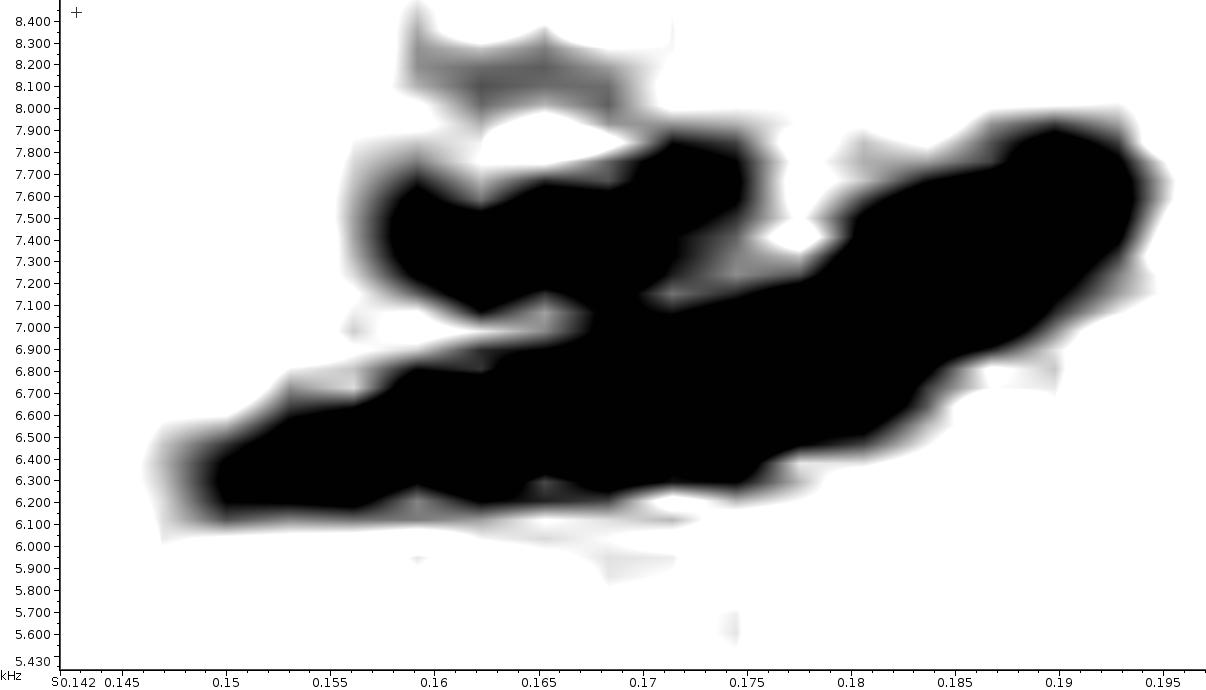
#> input picture samples/MYWA_HY-F_2460-82556.jpg, 1206 x 690 px, given in place of sel.09.ch07.081108.161338.79.png, which was not available
$ python noise_reduction.py   (older library calls are emulated)
#> lines starting #> are read from the running program, lines starting #| are printed output that depends on the picture; after the words box and inside, x2 and y2 are one past the last pixel; in counts of white or black regions, pixels touching at a corner belong together; pictures that were not available may be replaced by others from this repository, and a replacement may not be noted
import numpy as np
from scipy import ndimage
from scipy import misc
import pylab as plt

from PIL import Image, ImageDraw, ImageOps

import matplotlib.cm as cm

def crop(img):
	original_length = img.shape[1]
#> original_length = 1206
	original_width  = img.shape[0]
#> original_width = 690
	crop_length = 250
	top_crop_width  = 180
	bottom_crop_width = 120

	cropped_length = original_length - 2*crop_length
#> cropped_length = 706
	cropped_width  = original_width - top_crop_width - bottom_crop_width
#> cropped_width = 390

	cropped = np.zeros((cropped_width, cropped_length))

	for x in xrange(top_crop_width,img.shape[0] - bottom_crop_width):
		cropped[x - top_crop_width] = img[x][crop_length:(img.shape[1] - crop_length)]
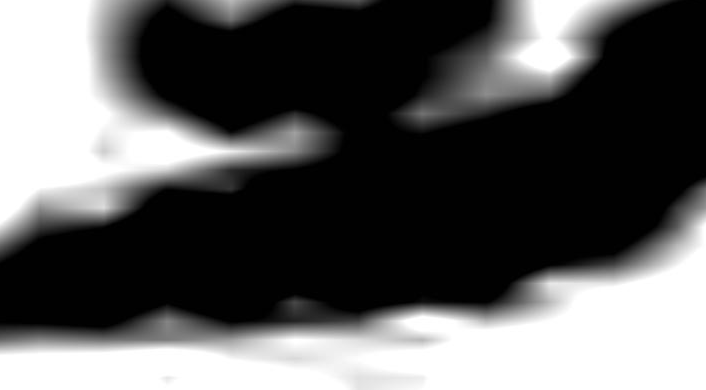
#> cropped: shape (390, 706) float64; min 0, max 255, mean 92.2

	return cropped

def noise_reduction(img):
	colum_median = np.median(img, axis=0)
#> colum_median = 706 values, max 255 at index 0, min 1 at index 162, mean 59.12
	row_median = np.median(img, axis=1)
#> row_median = 390 values, max 255 at index 352, min 1 at index 24, mean 46.36

	media_factor = 2

	for x in xrange(0, img.shape[0]):
		for y in xrange(0,img.shape[1]):
			if img[x][y] < colum_median[y]/media_factor and img[x][y] < row_median[x]/media_factor:
				img[x][y] = 255
			else:
				img[x][y] = 0
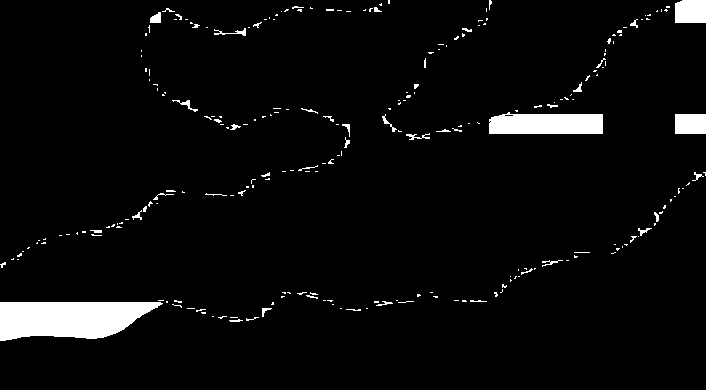
#> img: shape (390, 706) float64; 4% white; 241 white regions (200 under 20 px), largest, box (x1, y1, x2, y2) and area: (0, 302, 163, 341) 4879, (489, 112, 603, 134) 2243, (675, 0, 706, 23) 699

	misc.imsave("Median_clipped.png", img)
	toinvert = Image.open('Median_clipped.png')
	inverted = ImageOps.invert(toinvert)
	inverted.save("Median_clipped.png")


	eroded_img = ndimage.binary_erosion(img)
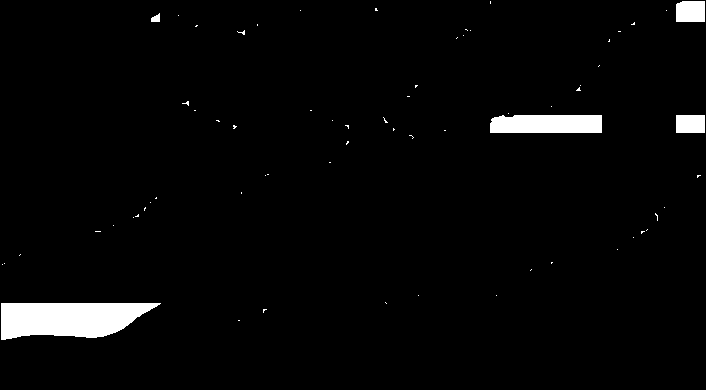
#> eroded_img: shape (390, 706) bool; 2.9% white; 67 white regions (62 under 20 px), largest, box (x1, y1, x2, y2) and area: (1, 303, 161, 340) 4516, (490, 115, 602, 133) 1966, (676, 1, 705, 22) 598, (676, 115, 705, 133) 522, (151, 13, 160, 22) 57
	reconstruct_img = ndimage.binary_propagation(eroded_img, mask=img)
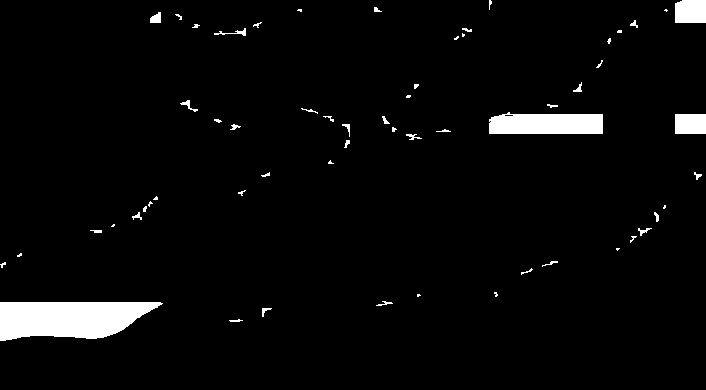
#> reconstruct_img: shape (390, 706) bool; 3.6% white; 59 white regions (26 under 20 px), largest, box (x1, y1, x2, y2) and area: (0, 302, 163, 341) 4879, (489, 112, 603, 134) 2243, (675, 0, 706, 23) 699
	tmp = np.logical_not(reconstruct_img)
	eroded_tmp = ndimage.binary_erosion(tmp)
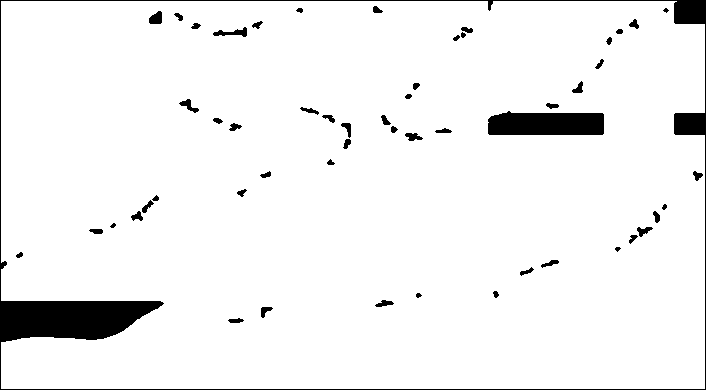
#> eroded_tmp: shape (390, 706) bool; 94.9% white; 54 black regions (3 under 20 px), largest, box (x1, y1, x2, y2) and area: (0, 0, 706, 390) 8809, (488, 111, 604, 135) 2517, (213, 27, 247, 37) 161
	reconstruct_final = np.logical_not(ndimage.binary_propagation(eroded_tmp, mask=tmp))
#> reconstruct_final: shape (390, 706) bool; 3.6% white; 59 white regions (26 under 20 px), largest, box (x1, y1, x2, y2) and area: (0, 302, 163, 341) 4879, (489, 112, 603, 134) 2252, (675, 0, 706, 23) 699

#> (the run stopped early here; a loop or call above may not have finished)

$ run again, on code/prototype_MATLAB/code/release/mfcc/example.png
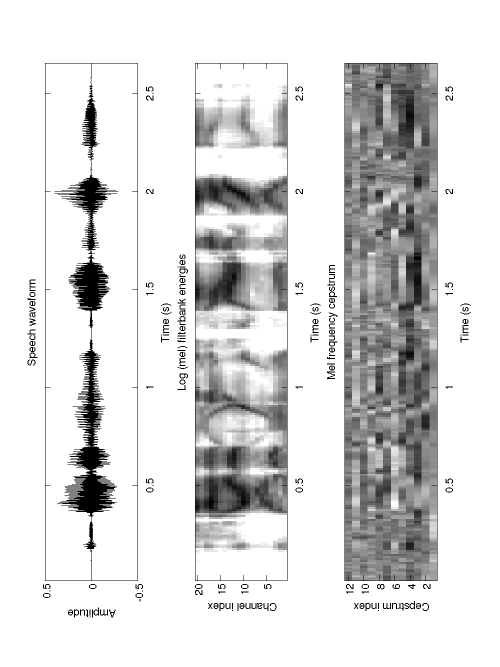
#> input picture code/prototype_MATLAB/code/release/mfcc/example.png, 1000 x 1334 px, given in place of sel.09.ch07.081108.161338.79.png, which was not available (shown at 1/2 size)
#> colum_median = 500 values, max 255 at index 0, min 0 at index 25, mean 217.2
#> row_median = 1034 values, max 255 at index 0, min 0 at index 981, mean 247.6
#> after the loop in noise_reduction, `for x in xrange(0, img.shape[0]):`:
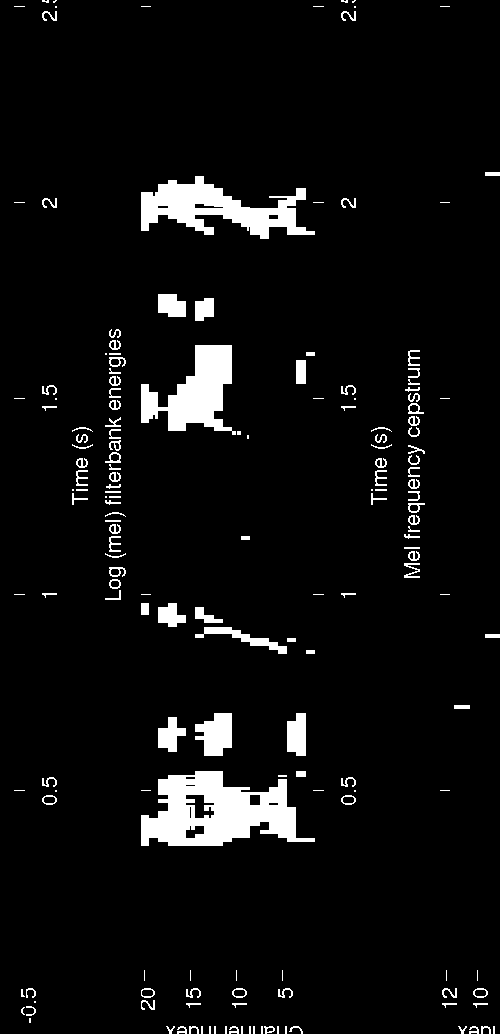
#> img: shape (1034, 500) float64; 5.5% white; 173 white regions (56 under 20 px), largest, box (x1, y1, x2, y2) and area: (141, 771, 315, 846) 7702, (141, 176, 315, 239) 5123, (141, 345, 236, 435) 4384
#> eroded_img: shape (1034, 500) bool; 3.7% white; 161 white regions (144 under 20 px), largest, box (x1, y1, x2, y2) and area: (142, 772, 314, 845) 6722, (142, 177, 314, 238) 4317, (142, 346, 231, 430) 3906
#> in noise_reduction, `eroded_tmp = ndimage.binary_erosion(tmp)`:
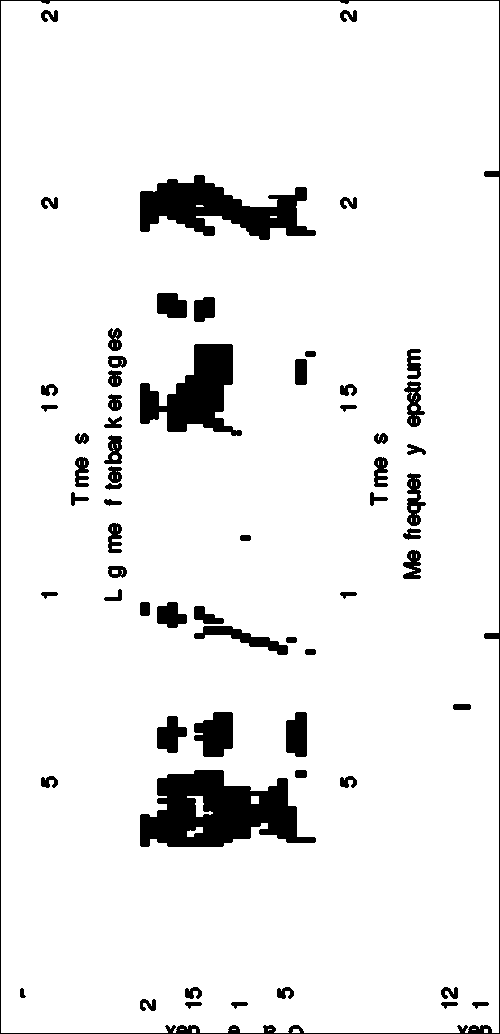
#> eroded_tmp: shape (1034, 500) bool; 92.8% white; 65 black regions, largest, box (x1, y1, x2, y2) and area: (140, 770, 316, 847) 8626, (140, 175, 316, 240) 5910, (140, 344, 242, 436) 4892
#> reconstruct_final: shape (1034, 500) bool; 5.2% white; 98 white regions (4 under 20 px), largest, box (x1, y1, x2, y2) and area: (141, 771, 315, 846) 7758, (141, 176, 315, 239) 5143, (141, 345, 236, 435) 4384
